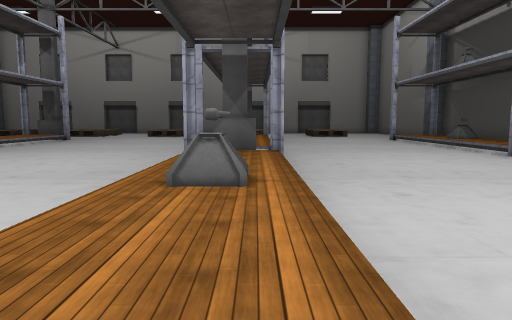
[1] (above)

23 first-person views from a walk through a 3-D level made in the Unity game engine. The camera is 1.3 m above the floor, tilts 6° down and sees 70° across. The floor is counted in squares, 2 m on a side. Each view is taken from the middle of a square. On the plan, view 1 faces up. The plan holds only what a view shows up to about 11 squares ahead; the rest is blank. The place goes on beyond the plan. The player is left out. Some surface patterns are stand-ins.

[2]
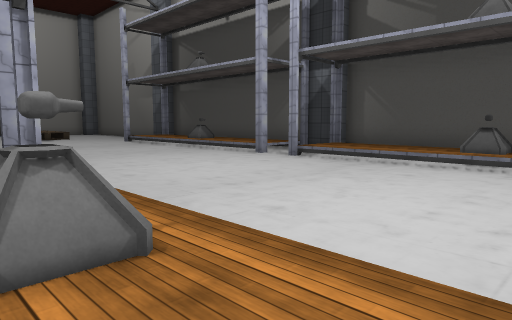

[3]
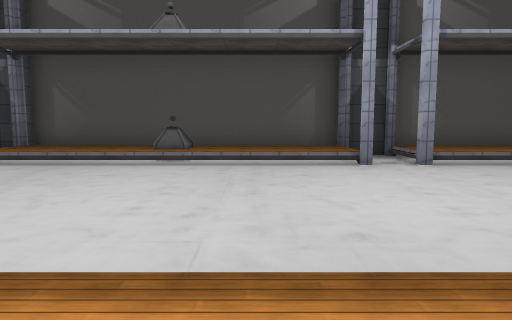

[4]
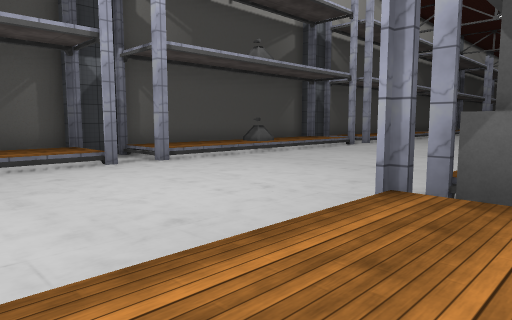

[5]
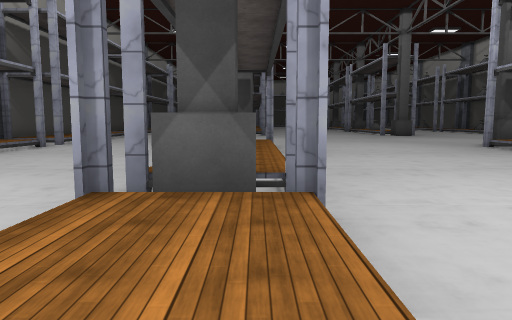

[6]
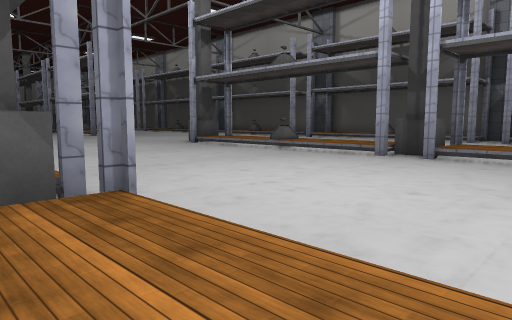

[7]
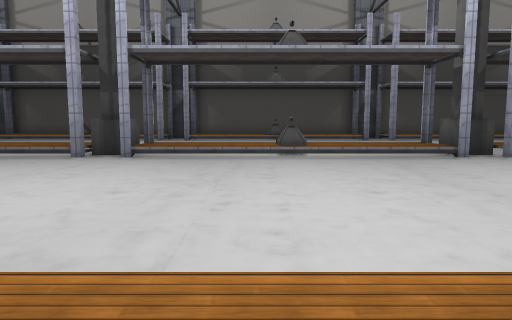

[8]
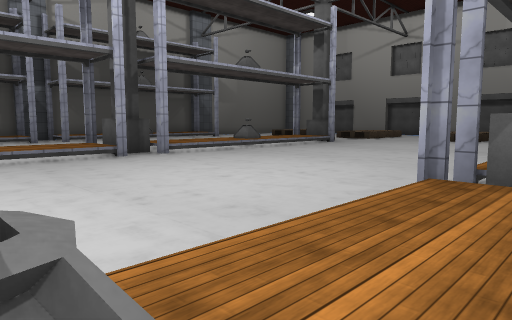

[9]
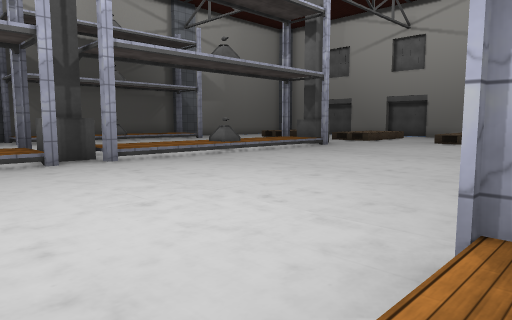

[10]
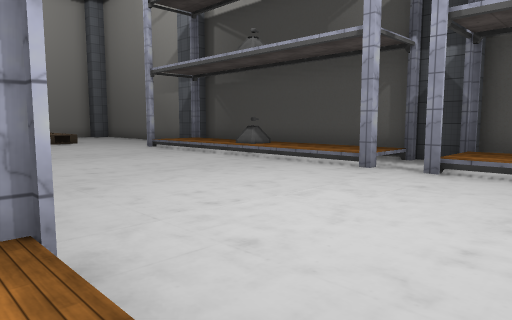

[11]
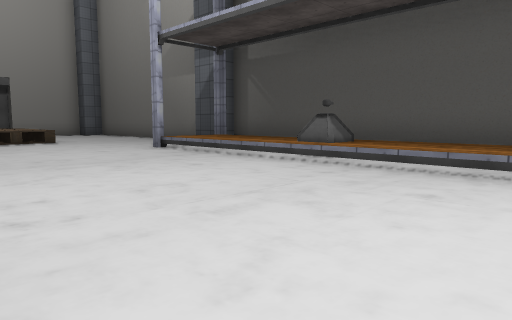

[12]
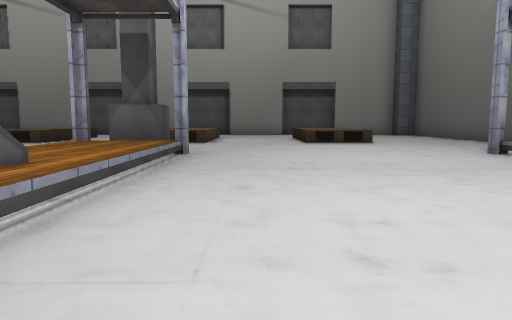

[13]
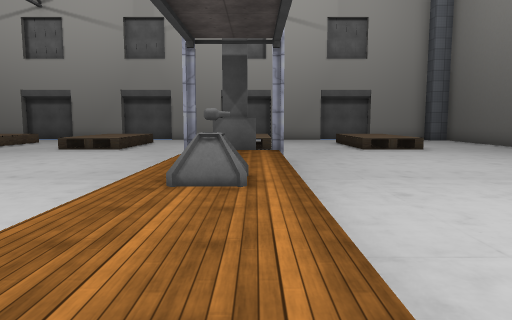

[14]
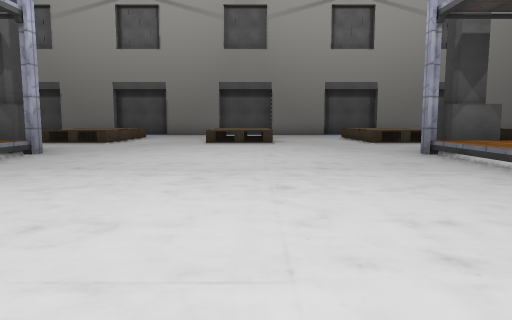

[15]
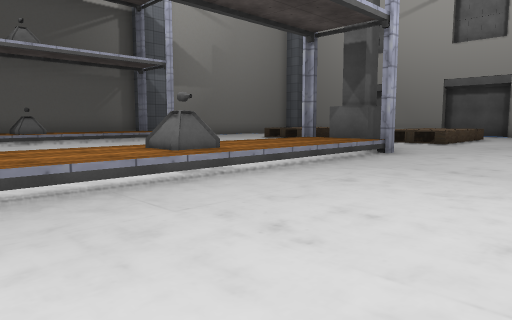

[16]
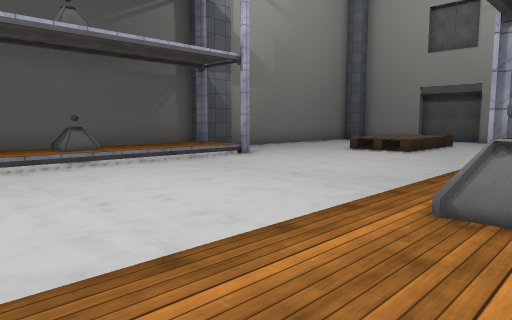

[17]
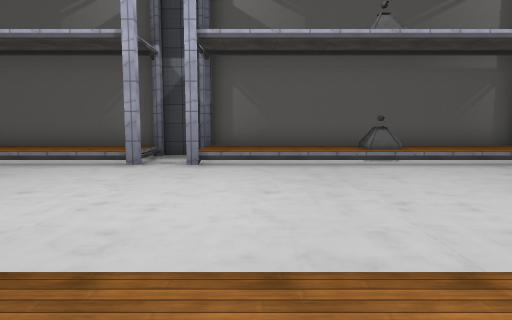

[18]
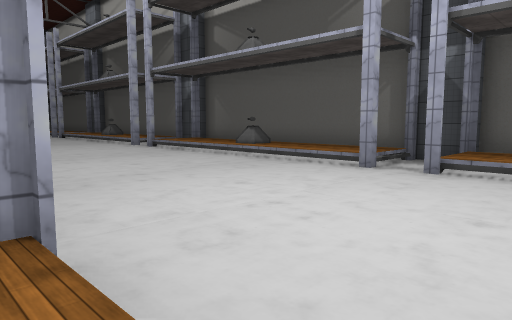

[19]
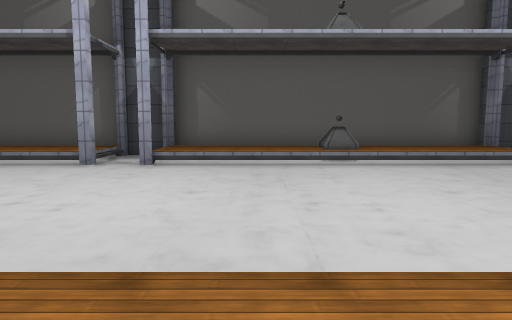

[20]
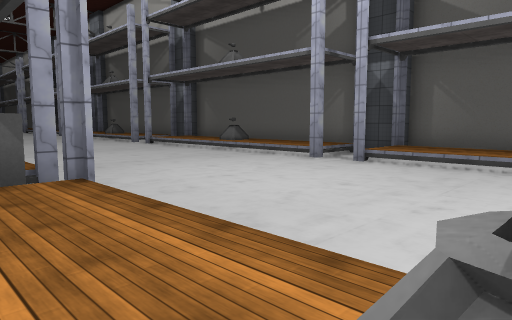

[21]
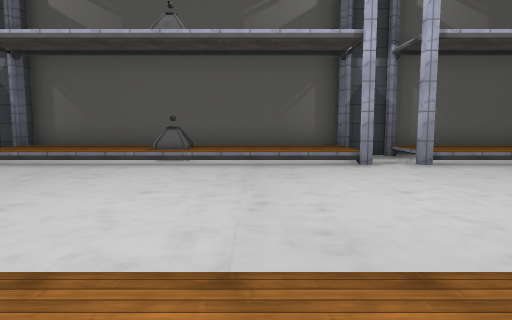

[22]
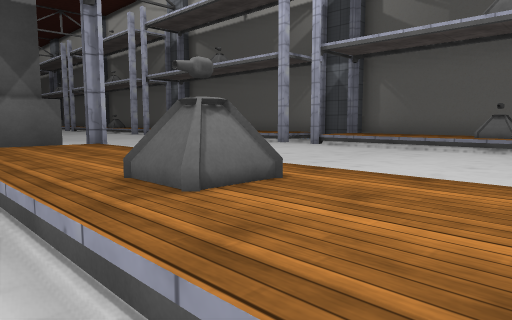

[23]
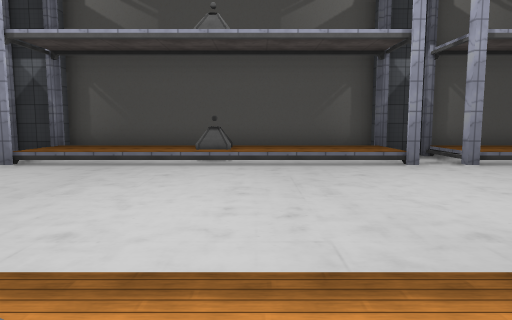

### Floor plan
Key: @ floor where view 1 was taken; # wall or solid block; . main floor; : floor 0.5 m higher than the main floor; / step, stairs or slope; T turret; P pallet; O other object.
Columns run from 21 left of view 1 to 10 right of it. Each row starts with its distance up from view 1.
 22      OO.. PP...PP...PP...PP....#
 21       ... ....................
 20      .........................
 19     ......##........##........##
 18 # :#.....#::#......#::#.....#:/#
 17 #/:/......::........::....../:/#
 16 #/:/......::........::....../:/#
 15 #/:/......::........::....../:/#
 14 #/T/......T/........T/....../T/#
 13 #/:/......::........::....../:/#
 12 #/:/......::........::....../:/#
 11 #/:/......::........::....../:/#
 10 #/:#.....#::#......#::#.....#:/#
  9 ##........##........##........##
  8 #/:#.....#::#......#::#.....#:/#
  7 #/:/......::........::....../:/#
  6 #/:/..... ::........::....../:/#
  5 #/:/..... ::........::....../:/#
  4 #/T/......T/........T/....../T/#
  3 #/:/......::........::....../:/#
  2 #/:/......::........::....../:/#
  1 #/:/......::........::....../:/#
  0 #/:#.....#::#......#:@#.....#:/#
 -1 ##........##........##........##
 -2 #/:#.....#::#......#::#.....#:/#
 -3 #/:/......::........: ....../:/#
 -4 #/:/......::........: ....../:/#
 -5 #/:/......::. ......: ....../:/#
 -6 #/T/......T/. .....  /....../T/#
 -7 #/:/..... ::........::....../:/#
 -8 #/:/..... :: ...... ::....../:/#
 -9 #/:/....  ::          ....../:/#
-10 #/:#..   #::            ....#:/#
-11 ## ..     ##             .....##

Where each view was taken, in squares from view 1:
view 1: 0 up, 0 right, facing up
view 2: 2 up, 1 left, facing up-right
view 3: 2 up, 1 left, facing right
view 4: 3 up, 1 left, facing down-right
view 5: 3 up, 1 left, facing down
view 6: 3 up, 0 right, facing down-left
view 7: 3 up, 0 right, facing left
view 8: 4 up, 0 right, facing up-left
view 9: 6 up, 1 left, facing up-left
view 10: 6 up, 0 right, facing up-right
view 11: 10 up, 2 right, facing up-right
view 12: 11 up, 2 right, facing up
view 13: 10 up, 0 right, facing up
view 14: 11 up, 5 left, facing up
view 15: 11 up, 6 left, facing up-left
view 16: 11 up, 10 left, facing up-left
view 17: 11 up, 10 left, facing left
view 18: 12 up, 11 left, facing down-left
view 19: 2 up, 10 left, facing left
view 20: 4 up, 10 left, facing down-left
view 21: 4 down, 10 left, facing left
view 22: 4 down, 9 left, facing down-left
view 23: 7 down, 1 left, facing right
